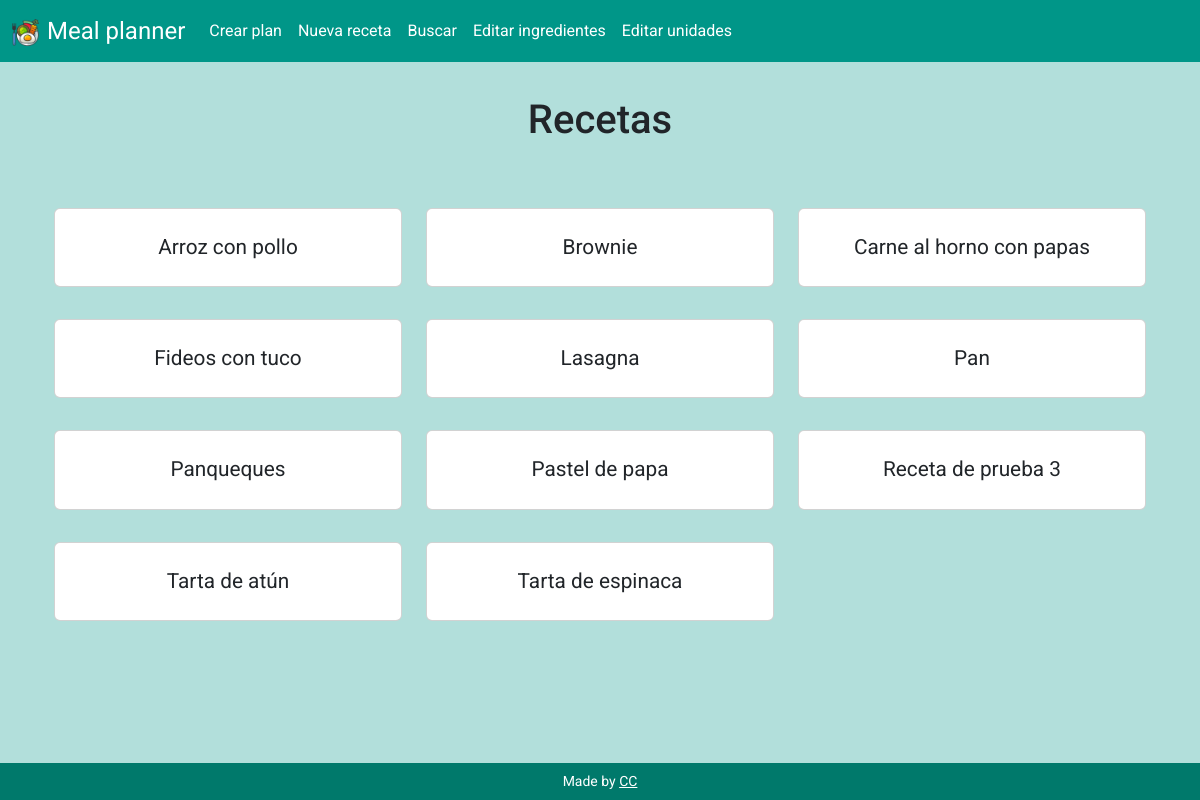
The page / on the database its author committed.
### tables this page shows
CREATE TABLE recipes (id INTEGER PRIMARY KEY AUTOINCREMENT NOT NULL, name TEXT NOT NULL, instructions TEXT NOT NULL);

### app.py (the view)
@app.route('/', methods=["GET", "POST"])
def index():
    if request.method == "POST":
        id = request.form.get("id")
        cur = db_connect()
        cur.execute("SELECT * FROM recipes WHERE id = ?", (id,))
        recipe = cur.fetchall()
        cur.execute("SELECT ing_used.quantity, ingredients.name AS ing_name, units.name AS unit_name FROM ing_used JOIN ingredients ON ingredients.id = ing_used.ing_id JOIN units ON units.id = ing_used.unit_id WHERE ing_used.recipe_id = ?", (id,))
        ing_used = cur.fetchall()
        db_close(cur)
        return render_template("recipe.html", recipe=recipe, ing_used=ing_used)
    else:
        cur = db_connect()
        cur.execute("SELECT id, name FROM recipes ORDER BY name ASC")
        rows = cur.fetchall()
        db_close(cur)
        return render_template("index.html", rows=rows)

### app.py (called while the page is built)
def db_connect():
    con = sqlite3.connect("meal_planner.db")
    con.row_factory = sqlite3.Row
    cur = con.cursor()
    return cur

def db_close(con):
    con.close()

@app.after_request
def after_request(response):
    response.headers["Cache-Control"] = "no-cache, no-store, must-revalidate"
    response.headers["Expires"] = 0
    response.headers["Pragma"] = "no-cache"
    return response

### templates/index.html (shortened to what this page needs)
{% extends "layout.html" %}
{% block main %}
    <section class="container-fluid text-center">
        <h1 class="mb-5">Recetas</h1>
        <div class="row">
            {% for row in rows %}
                <div class="col-md-4 col-sm-6 my-3 align-self-center">
                    <div class="card">
                        <div class="card-body">
                            <form action="/" method="post">
                                <button type="submit" class="btn stretched-link"><p class="card-title p-0 m-0">{{ row["name"] }}</p></button>
                            </form>
                        </div>
                    </div>
                </div>
            {% endfor %}
        </div>
    </section>
{% endblock %}

### static/styles.css (style rules this page uses)
body { background-color: #b2dfdb; font-family: "Roboto", Verdana, Tahoma, Verdana, sans-serif; }
.card-title { font-size: 1.3em; }

### rows shown on the page
recipes: name "Arroz con pollo"
recipes: name "Brownie"
recipes: name "Carne al horno con papas"
recipes: name "Fideos con tuco"
recipes: name "Lasagna"
recipes: name "Pan"
recipes: name "Panqueques"
recipes: name "Pastel de papa"
recipes: name "Receta de prueba 3"
recipes: name "Tarta de atún"
recipes: name "Tarta de espinaca"
